Frame 1 (no input): blank canvas, image omitted
Frame 60 (no input): blank canvas, image omitted
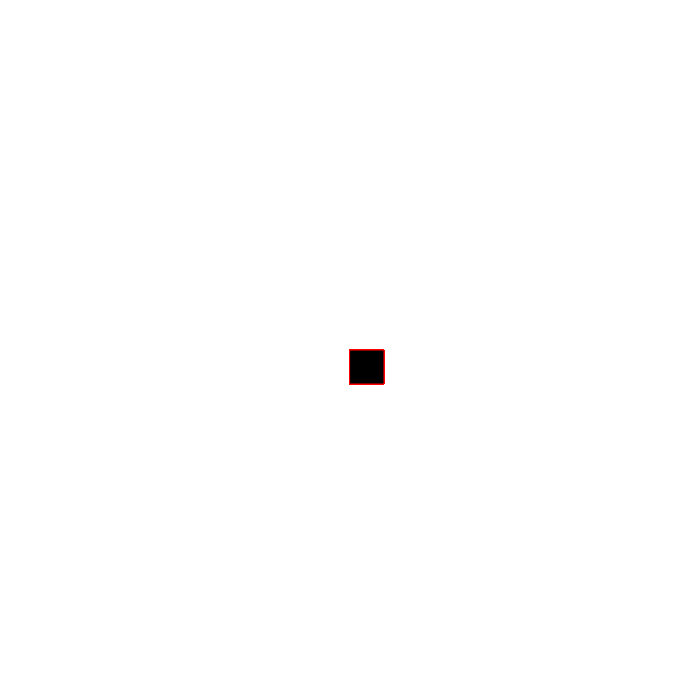
Frame 120 (the mouse pressed at the canvas centre since frame 60)

The p5.js sketch whose frames 1 and 60 were blank and that drew this single picture after the mouse press (run headless with seeded random() and noise() and a simulated clock; from frame 60 on, the mouse is pressed at the canvas centre):

// p5.js sketch
// ── sketch.js
function setup() {
    createCanvas(700, 700);
    background("white");
  }
  
  function draw() {
    
    stroke("red");
    fill("black");
    
    //console.log(mouseIsPressed);
    
    if (mouseIsPressed) {
      rect(mouseX, mouseY, 34,34);
    }
  
  }
